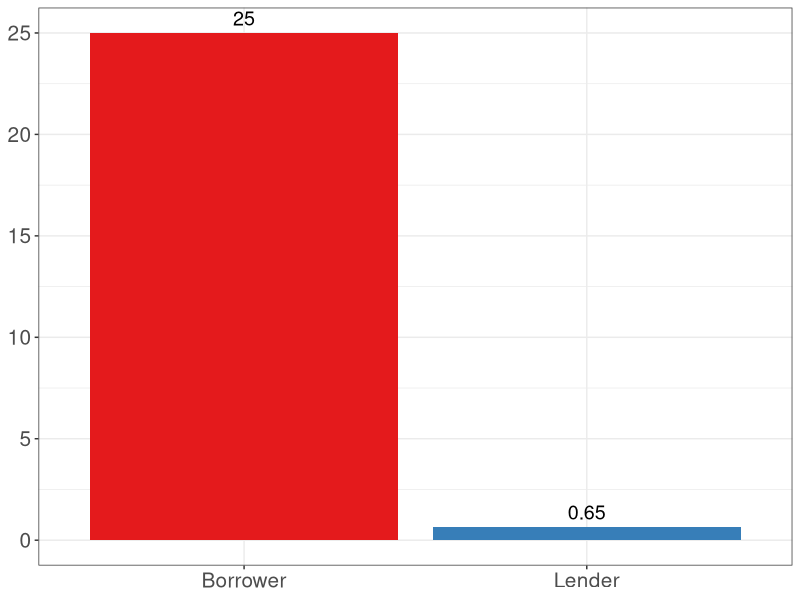

Recreate this plot in R. (Note: this script raises an error after producing the figure.)
#' Graph Designer: Scott Cohn
#' Authors: Bowles and Halliday
#' Title: Coordination, Conflict and Competition: A Text in Microeconomics
#' 
#' TODO: 
#' 1. the colors should be consistent the bar graphs should be much smaller and thinner.
#' 
#' 2. the size of thepie should equal the total payoffs, 
#' e.g. in the pie on the left (no competition) 62.5+25 = 87.5 
#'  
#' 3. the numbers are screwed up. in the pie on the right the 
#' shares are 122.5 for the borrowers, 5 for the lender
#' 
#' 4. the slices of the pies should have labels like “100 borrowers 
#' (122.5)” and ” the lender (5) ” and similarly for the other pie.  
#' 
#' 5. no need for a vertical axis label on the bar graphs. 
#' 
#' 6. there should be numbers at the top of the horizontal bars (but they 
#' should be 15 and 0.625 in one case and 5 and 1.225 in the other ( your second one is wrong)
#' 
#' 7. it might help of ou have the figs informative names, like from left to right 
#' in my sktech below: Nonebar, Nonepie, CompPie and Compbar.  
#' 
#' 8. they should eventually be laid out with the bar and the pie charts side 
#' by side, either arrayed from L to R s in my sketch, or in two rows. 

library("tidyverse")
library("gridExtra")
library("RColorBrewer")

# dataframe ---------------------------------------------------------------

df <- tibble(
  pr_ag = c("Borrower", "Lender"),
  val_sm_bar = c(25, 0.65),
  val_sm_pie = c(62.5, 25),
  val_lg_bar = c(5, 1.225), 
  val_lg_pie = c(5, 122.5)
)

# plots -------------------------------------------------------------------

# Fig a -- nonebar
p_sm_bar <- ggplot(df, aes(pr_ag, val_sm_bar)) +
  geom_col(aes(fill = pr_ag)) + 
  geom_text(aes(label = val_sm_bar), vjust = -0.5, size = 5) + 
  scale_fill_brewer(palette = "Set1") +
  theme_bw() + 
  theme(legend.position = "none",
        axis.title = element_blank(),
        axis.text = element_text(size = 15))

ggsave("credit/effects_of_comp_nonebar_a.pdf", width = 3, height = 6)

# Fig b -- nonepie
p_sm_pie <- ggplot(df, aes("", y = val_sm_pie, fill = pr_ag))+
  geom_bar(width = 1, stat = "identity") +
  coord_polar("y") +
  geom_text(aes(label = val_sm_pie), 
            position = position_stack(vjust = 0.5)) +
  scale_fill_brewer(palette = "Set1") + 
  # labs(caption = "p_sm_pie") +
  theme_blank() +
  theme(axis.title = element_blank(),
        axis.text = element_blank(),
        legend.title = element_blank(),
        plot.margin=grid::unit(c(0,0,0,0), "mm"))

ggsave("credit/effects_of_comp_nonepie_b.pdf", width = 6, height = 6)

# Fig c -- comppie
p_lg_pie <- ggplot(df, aes("", y = val_lg_pie, fill = pr_ag))+
  geom_bar(width = 1, stat = "identity") +
  coord_polar("y") +
  geom_text(aes(label = val_lg_pie), 
            position = position_stack(vjust = 0.5)) +
  scale_fill_brewer(palette = "Set1") + 
  # labs(caption = "p_lg_pie") +
  theme_blank() +
  theme(axis.title = element_blank(),
        axis.text = element_blank(),
        legend.title = element_blank(),
        plot.margin=grid::unit(c(0,0,0,0), "mm"))

ggsave("credit/effects_of_comp_comppie_c.pdf", width = 6, height = 6)

# Fig d -- compbar
p_lg_bar <- ggplot(df, aes(pr_ag, val_lg_bar)) +
  geom_col(aes(fill = pr_ag)) + 
  geom_text(aes(label = val_lg_bar), vjust = -0.5, size = 5) + 
  scale_fill_brewer(palette = "Set1") +
  theme_bw() + 
  theme(legend.position = "none",
        axis.title = element_blank(),
        axis.text = element_text(size = 15))

ggsave("credit/effects_of_comp_compbar_d.pdf", width = 3, height = 6)

# save panel --------------------------------------------------------------

# ggsave("credit/effects_of_comp_sm.pdf", arrangeGrob(p_sm_bar, p_sm_pie))
# ggsave("credit/effects_of_comp_lg.pdf", arrangeGrob(p_lg_bar, p_lg_pie))

# ^^ looks gross.
